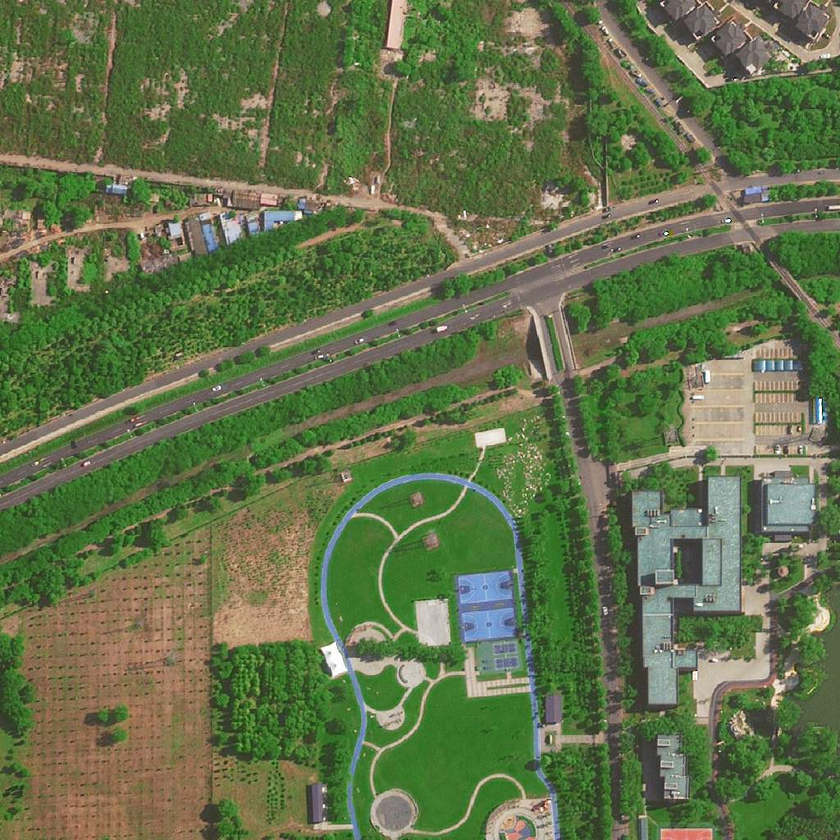
#> input picture aerial_image/3_116_sat.png, 840 x 840 px, shrunk from 1024 x 1024 before the run
$ python rgb_to_eleven_dimension.py
#> lines starting #> are read from the running program, lines starting #| are printed output that depends on the picture
import os

import cv2


def calculate_grayscale(rgb_image, a, b, c):
    """
    使用公式计算灰度图像
    """
    return a * rgb_image[..., 0] + b * rgb_image[..., 1] + c * rgb_image[..., 2]


def split_rgb_image(rgb_image_path):
    """
    由 RGB 三个维度变为十一个维度,保存在当前目录下z`
    :param rgb_image_path: 读取的原始 RGB 图像路径
    :return:
    """
#> called with rgb_image_path = './3_116_sat.png'
    # 读取 RGB 图像
    rgb_image = cv2.imread(rgb_image_path)
#> rgb_image is the input picture: shape (840, 840, 3); mean B, G, R 74.2, 113.6, 98.3

    # 计算每个灰度图像
    gray_image_1 = calculate_grayscale(rgb_image, 0.299, 0.587, 0.114)
#> in calculate_grayscale, `return a * rgb_image[..., 0] + b * rgb_image[..., 1] + c * rgb_image[...`:
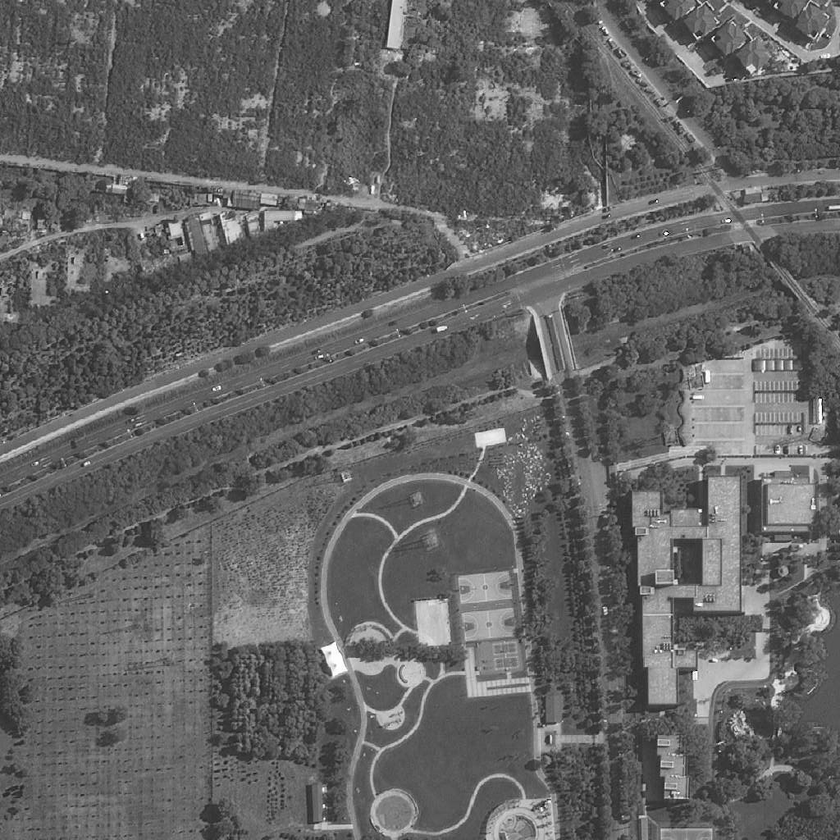
#> returned value: shape (840, 840) float64; min 0, max 255, mean 100.1
    gray_image_2 = calculate_grayscale(rgb_image, 0.2126, 0.7152, 0.0722)
    gray_image_3 = calculate_grayscale(rgb_image, 0.333, 0.333, 0.333)
    gray_image_4 = calculate_grayscale(rgb_image, 0.5, 0.25, 0.25)
#> call 4 of calculate_grayscale, with a = 0.5, b = 0.25, c = 0.25
#> in calculate_grayscale (call 4), `return a * rgb_image[..., 0] + b * rgb_image[..., 1] + c * rgb_image[...`:
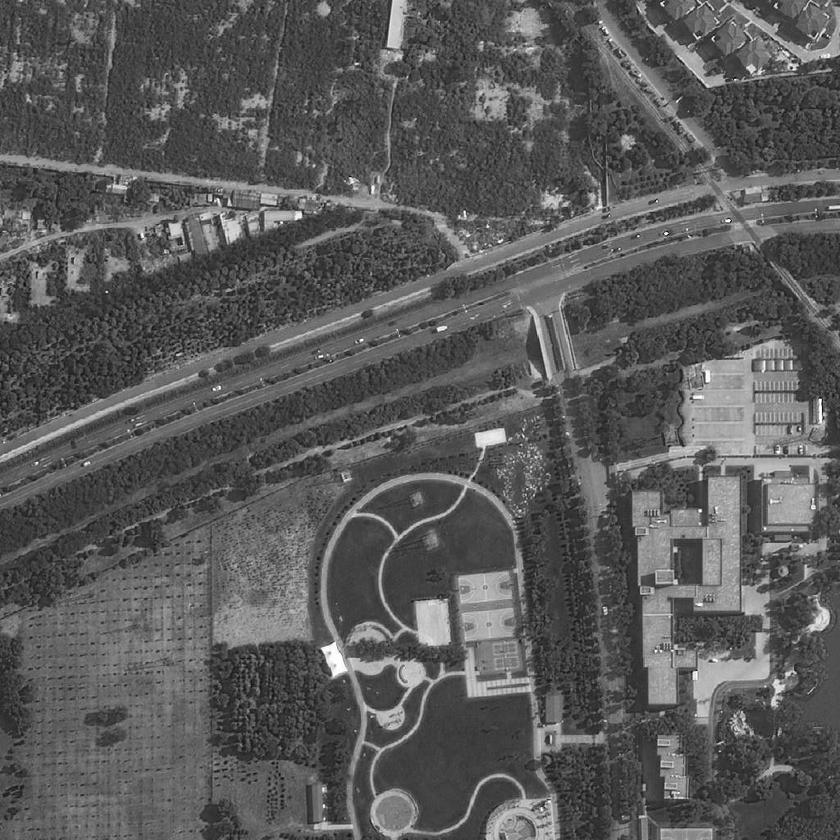
#> returned value: shape (840, 840) float64; min 0, max 255, mean 90.1
    gray_image_5 = calculate_grayscale(rgb_image, 0.25, 0.5, 0.25)
    gray_image_6 = calculate_grayscale(rgb_image, 0.25, 0.25, 0.5)
    gray_image_7 = calculate_grayscale(rgb_image, 0.375, 0.375, 0.25)
    gray_image_8 = calculate_grayscale(rgb_image, 0.25, 0.375, 0.375)

    # 获取路径中的文件名以便保存不同的灰度图像
    filename = os.path.basename(rgb_image_path).split(".")[0]

    # 分离通道
    b_channel, g_channel, r_channel = cv2.split(rgb_image)
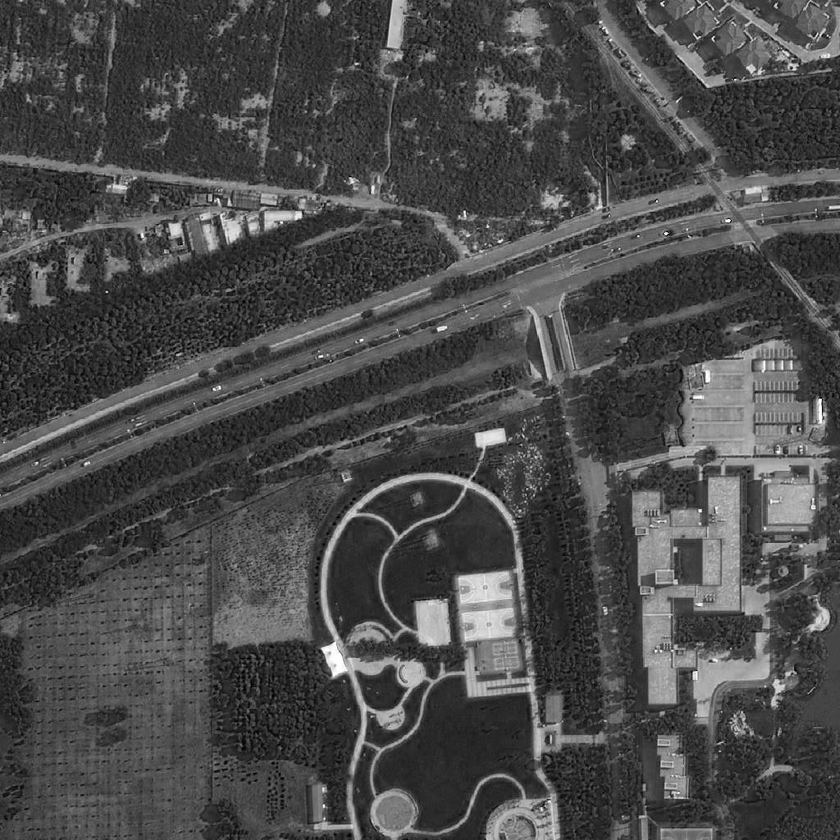
#> b_channel: shape (840, 840); min 0, max 255, mean 74.2
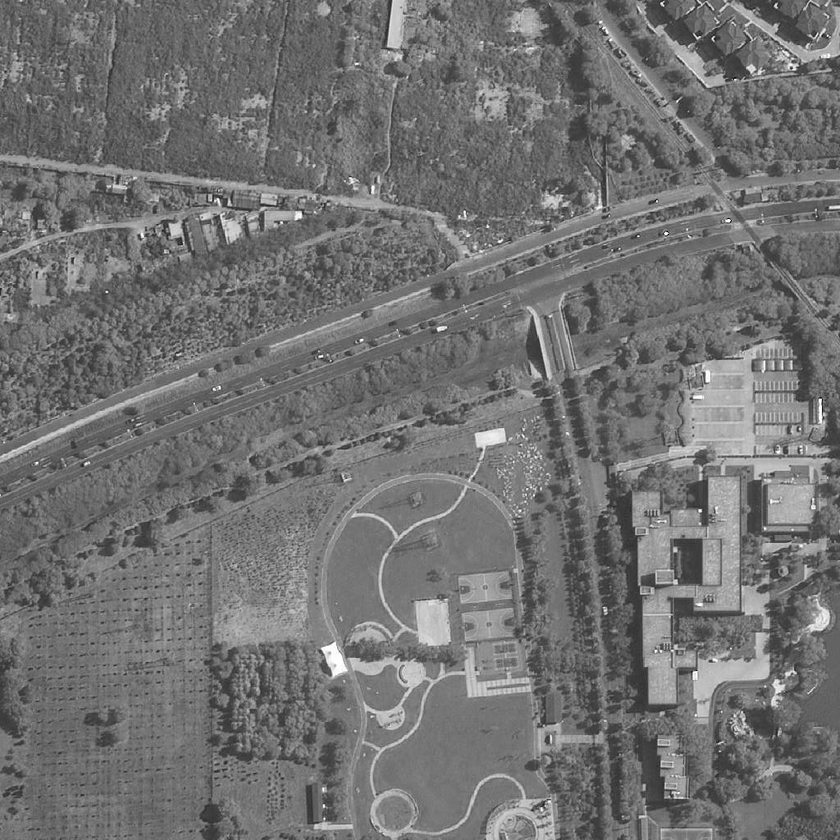
#> g_channel: shape (840, 840); min 0, max 255, mean 113.6
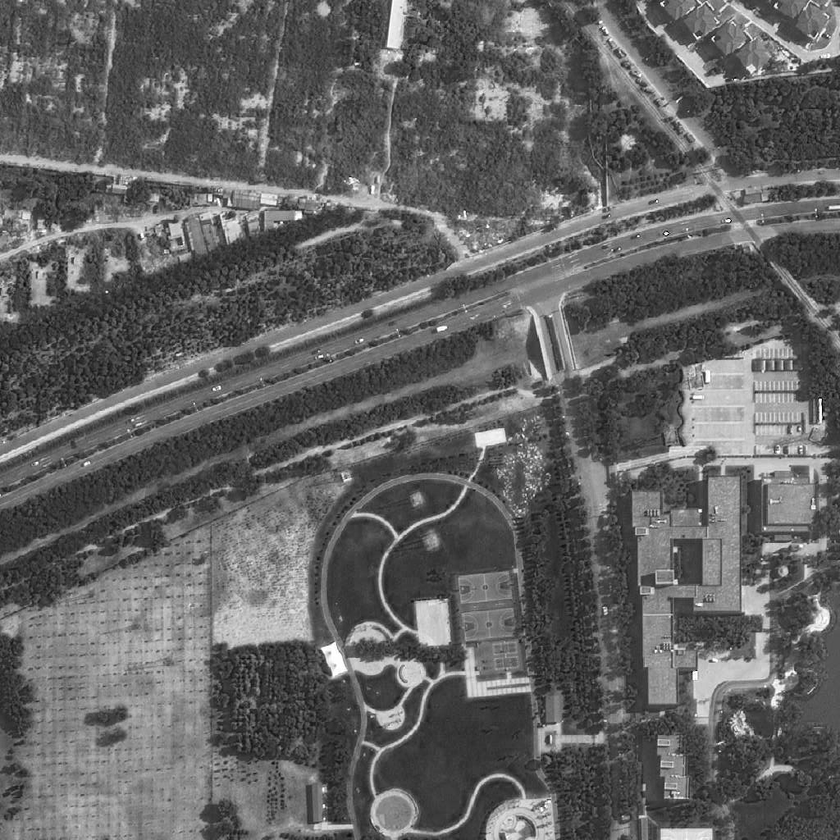
#> r_channel: shape (840, 840); min 0, max 255, mean 98.3

    # 保存通道图像到当前目录
    cv2.imwrite(filename + "_R.png", r_channel)
    cv2.imwrite(filename + "_G.png", g_channel)
    cv2.imwrite(filename + "_B.png", b_channel)

    # 保存灰度图像
    cv2.imwrite(filename + "_T4.png", gray_image_1)
    cv2.imwrite(filename + "_T5.png", gray_image_2)
    cv2.imwrite(filename + "_T6.png", gray_image_3)
    cv2.imwrite(filename + "_T7.png", gray_image_4)
    cv2.imwrite(filename + "_T8.png", gray_image_5)
    cv2.imwrite(filename + "_T9.png", gray_image_6)
    cv2.imwrite(filename + "_T10.png", gray_image_7)
    cv2.imwrite(filename + "_T11.png", gray_image_8)

    return


split_rgb_image(r'./3_116_sat.png')
